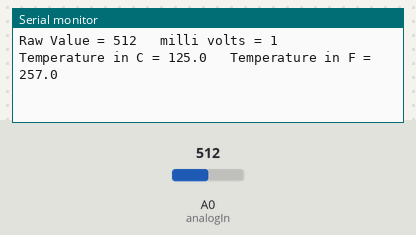
Bench run of a sketch on a simulated Arduino Uno, built with avr-gcc and run on an emulated ATmega328P. Parts: the last lines printed to the serial monitor. Inputs (shaded band) come from the test bench; at power-on: A0 (analogIn) = 512.

Above: at 1.3 s.
1.4 s: A0 (analogIn) set to 716
At 2.0 s:
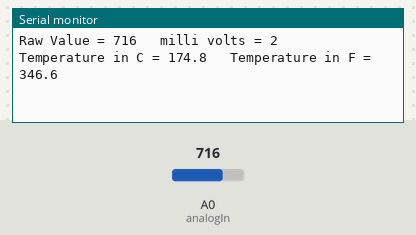
2.9 s: A0 (analogIn) set to 900
At 3.6 s:
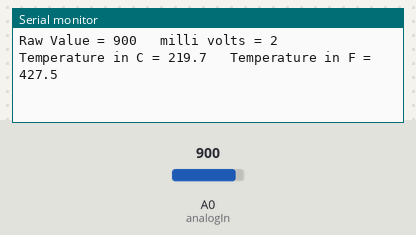
Timing chart, 0 to 5.9 s (numbered marks = the images above; inputs shaded):
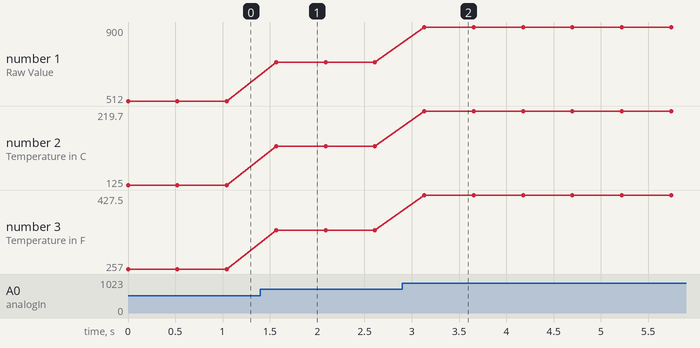

The sketch:

lm35_leitura.ino
```cpp
const int analogIn = A0;

int RawValue= 0;
double Voltage = 0;
double tempC = 0;
double tempF = 0;

void setup(){
Serial.begin(9600);
}

void loop(){

RawValue = analogRead(analogIn);
Voltage = (RawValue / 2048.0) * 5.0; // 5000 to get millivots.
tempC = Voltage / 0.01;
tempF = (tempC * 1.8) + 32; // conver to F
Serial.print("Raw Value = " ); // shows pre-scaled value
Serial.print(RawValue);
Serial.print("\t milli volts = "); // shows the voltage measured
Serial.print(Voltage,0); //
Serial.print("\t Temperature in C = ");
Serial.print(tempC,1);
Serial.print("\t Temperature in F = ");
Serial.println(tempF,1);
delay(500);
}
```

Measured:
- after the input at 1.4 s, the serial monitor: prints a new line after 0.17 s (image 1)
- after the input at 2.9 s, the serial monitor: prints a new line after 0.23 s (image 2)
- plotted number 1: 512 → 716 after the input at 1.4 s, 716 → 900 after the input at 2.9 s
- plotted number 2: 125 → 174.8 after the input at 1.4 s, 174.8 → 219.7 after the input at 2.9 s
- plotted number 3: 257 → 346.6 after the input at 1.4 s, 346.6 → 427.5 after the input at 2.9 s
